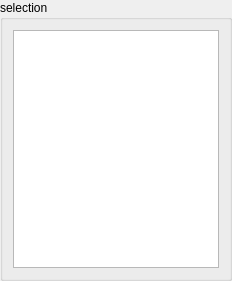
<?xml version="1.0" encoding="UTF-8"?>
<ui version="4.0">
 <class>LogDisplayTree</class>
 <widget class="QWidget" name="LogDisplayTree">
  <property name="geometry">
   <rect>
    <x>0</x>
    <y>0</y>
    <width>232</width>
    <height>281</height>
   </rect>
  </property>
  <property name="windowTitle">
   <string>Form</string>
  </property>
  <layout class="QGridLayout" name="gridLayout_2">
   <property name="margin">
    <number>0</number>
   </property>
   <item row="0" column="0">
    <widget class="QGroupBox" name="_group_box">
     <property name="title">
      <string>selection</string>
     </property>
     <layout class="QGridLayout" name="gridLayout">
      <property name="margin">
       <number>10</number>
      </property>
      <property name="spacing">
       <number>10</number>
      </property>
      <item row="0" column="0">
       <widget class="QTreeView" name="_tree"/>
      </item>
     </layout>
    </widget>
   </item>
  </layout>
 </widget>
 <resources/>
 <connections/>
</ui>
